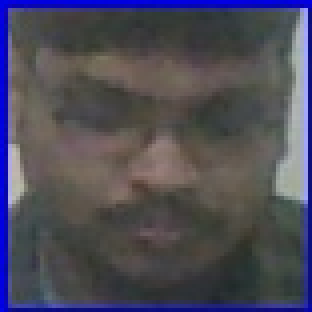
#> input picture ImagesUnknown/Image134.jpg, 78 x 78 px, given as the content of the folder ImagesUnknown/Image134.jpg, which was not available (shown 4 times larger)
$ python -i Train_Image.py   (imports and definitions only)
#> lines starting #> are read from the running program, lines starting #| are printed output that depends on the picture
import os

import cv2
import numpy as np
from PIL import Image
import pandas as pd


# -------------- image labesl ------------------------

def getImagesAndLabels(path):
    # get the path of all the files in the folder
#> called with path = 'ImagesUnknown/Image134.jpg'
    imagePaths = [os.path.join(path, f) for f in os.listdir(path)]
    # print(imagePaths)

    # create empth face list
    faces = []
    # create empty ID list
    Ids = []
    # now looping through all the image paths and loading the Ids and the images
    for imagePath in imagePaths:
        # loading the image and converting it to gray scale
        pilImage = Image.open(imagePath).convert('L')
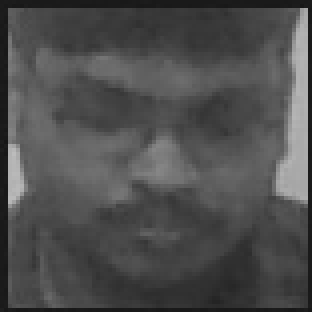
#> pilImage: PIL image 78x78 L (shown 4 times larger); min 22, max 188, mean 78.1
        # Now we are converting the PIL image into numpy array
        imageNp = np.array(pilImage, 'uint8')
        # getting the Id from the image
#> (the run stopped early here; a loop or call above may not have finished)

$ run again, on ImagesUnknown/Image86.jpg
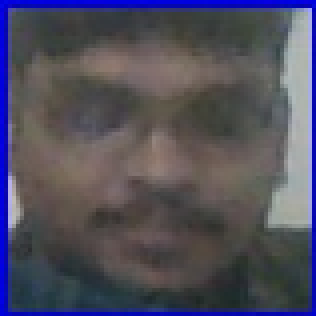
#> input picture ImagesUnknown/Image86.jpg, 79 x 79 px, given as the content of the folder ImagesUnknown/Image86.jpg, which was not available (shown 4 times larger)
#> in getImagesAndLabels, `pilImage = Image.open(imagePath).convert('L')`:
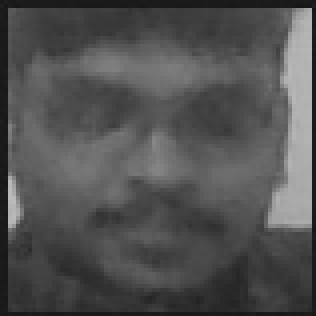
#> pilImage: PIL image 79x79 L (shown 4 times larger); min 22, max 188, mean 81.5

$ run again, on ImagesUnknown/Image97.jpg
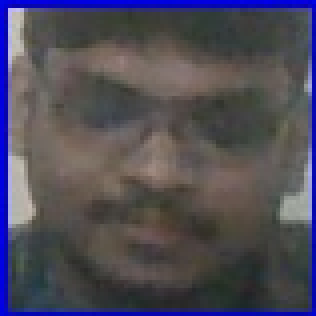
#> input picture ImagesUnknown/Image97.jpg, 79 x 79 px, given as the content of the folder ImagesUnknown/Image97.jpg, which was not available (shown 4 times larger)
#> in getImagesAndLabels, `pilImage = Image.open(imagePath).convert('L')`:
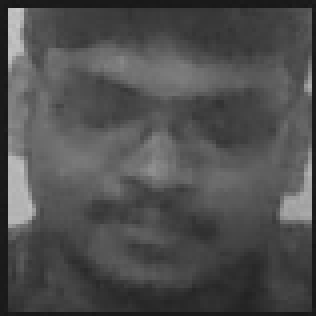
#> pilImage: PIL image 79x79 L (shown 4 times larger); min 21, max 198, mean 78.7
